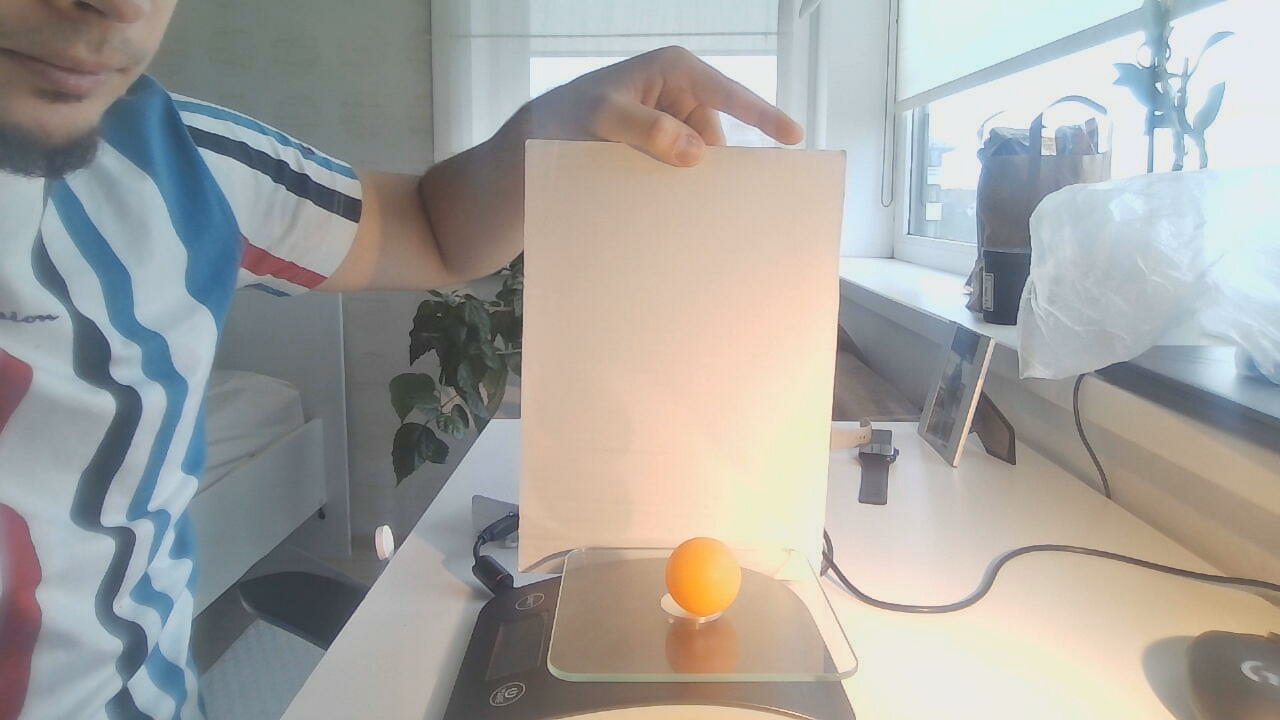
#> input picture Lab8/Task3/images_20261101_125703/frame_0000_1793530620.023005.png, 1280 x 720 px, found by its file name; its folder holds 4 pictures in this run
$ python undistort_images.py
#> lines starting #> are read from the running program, lines starting #| are printed output that depends on the picture
# Code snippets taken from:https://docs.opencv.org/4.x/dc/dbb/tutorial_py_calibration.html

import numpy as np
import cv2
import os

# CONSTANTS
# Calibration data you got from the calibration code
CALIBRATION_DATA =  "camera_calibration_data_20261101_153233_535717.npz"
# Folder containing the input images
IMAGE_FOLDER = r"data_dir\images_20261101_125703"
# Folder to save the undistorted images to
OUTPUT_FOLDER = r"data_dir\undistored_task3"


def undistort_image(img, camera_matrix, dist_coeffs):
    """Takes an image and calibration data as inputs and outputs an undistorted image"""
    # Impement this function using the documentation
    undistorted_img = cv2.undistort(img, camera_matrix, dist_coeffs, None, camera_matrix)
    return undistorted_img


def main():
    """Loads in the calibration data and runs undistortion on all images in the input directory"""

    # Make sure the output folder exists
    os.makedirs(OUTPUT_FOLDER, exist_ok=True)

    # Load the camera calibration data from the .npz file
    calibration_data = np.load(CALIBRATION_DATA)
#> (reads Lab8/Task4/camera_calibration_data_20261101_153233_535717.npz from the repository)

    # Extract the camera matrix and distortion coefficients
    camera_matrix = calibration_data["camera_matrix"]
    dist_coeffs = calibration_data["dist_coeffs"]

    print(f"Camera Matrix:\n{camera_matrix}")
    print(f"Distortion Coefficients:\n{dist_coeffs}")

    # Go through all image files in specified folder and convert them to undistorted images
    for filename in os.listdir(IMAGE_FOLDER):
        if filename.endswith((".png", ".jpg", ".jpeg")):

            # Get the path of the image and read it in
            img_path = os.path.join(IMAGE_FOLDER, filename)
            img = cv2.imread(img_path)
#> img is the input picture: shape (720, 1280, 3); mean B, G, R 159.9, 163.6, 164.7

            if img is not None:
                # Undistort the image and save it
                undistorted_img = undistort_image(img, camera_matrix, dist_coeffs)
#> in undistort_image, `undistorted_img = cv2.undistort(img, camera_matrix, dist_coeffs, None,..`:
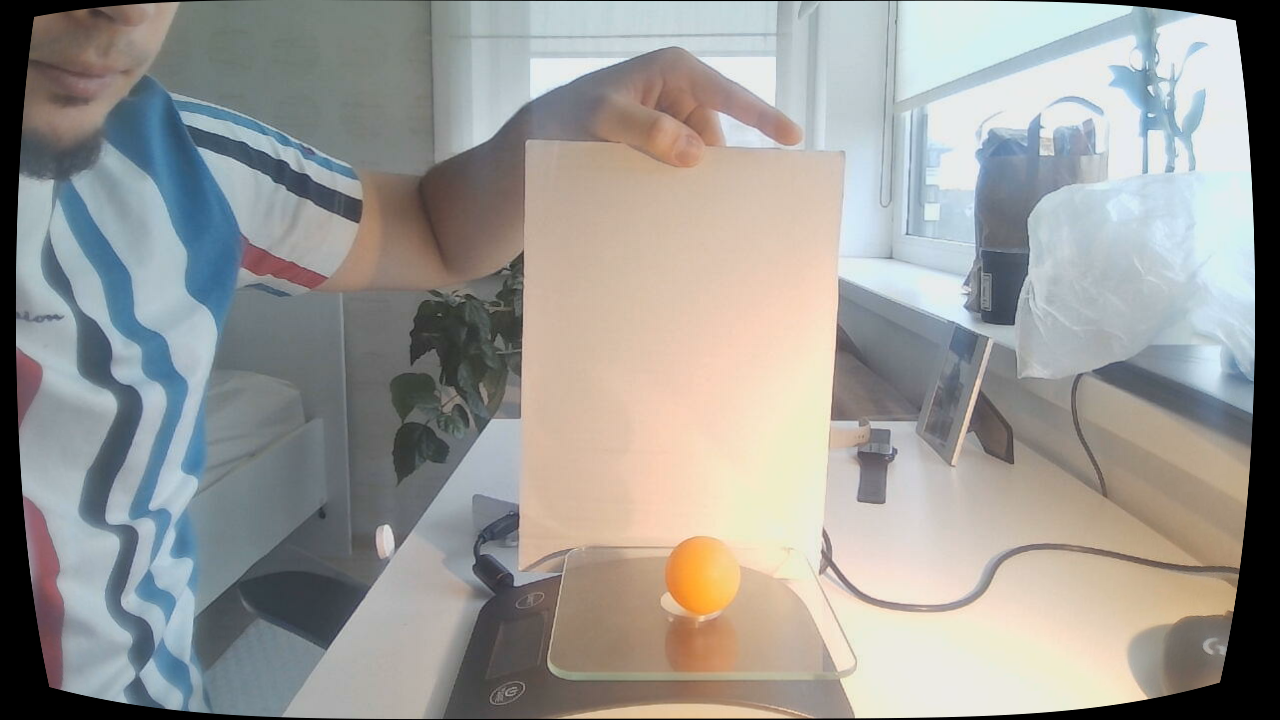
#> undistorted_img: shape (720, 1280, 3); mean B, G, R 150.2, 153.8, 154.9
                output_path = os.path.join(OUTPUT_FOLDER, f"undistorted_{filename}")
                cv2.imwrite(output_path, undistorted_img)
                print(f"Undistorted image saved: {output_path}")
#> pass 2 of the loop in main, `for filename in os.listdir(IMAGE_FOLDER):`:
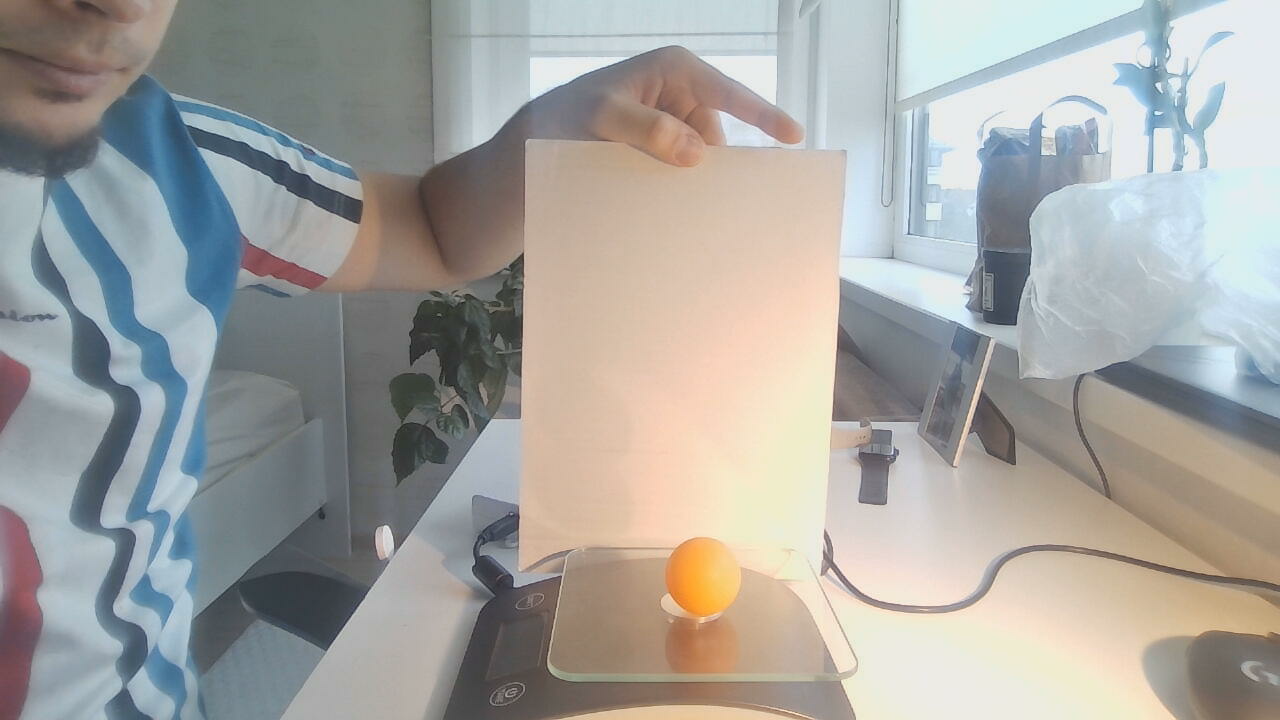
#> input picture Lab8/Task3/images_20261101_125703/frame_0001_1793530620.070883.png, 1280 x 720 px, found by its file name
#> in main, img is the input picture: shape (720, 1280, 3); mean B, G, R 159.9, 163.6, 164.7
#> in undistort_image (call 2), `undistorted_img = cv2.undistort(img, camera_matrix, dist_coeffs, None,..`:
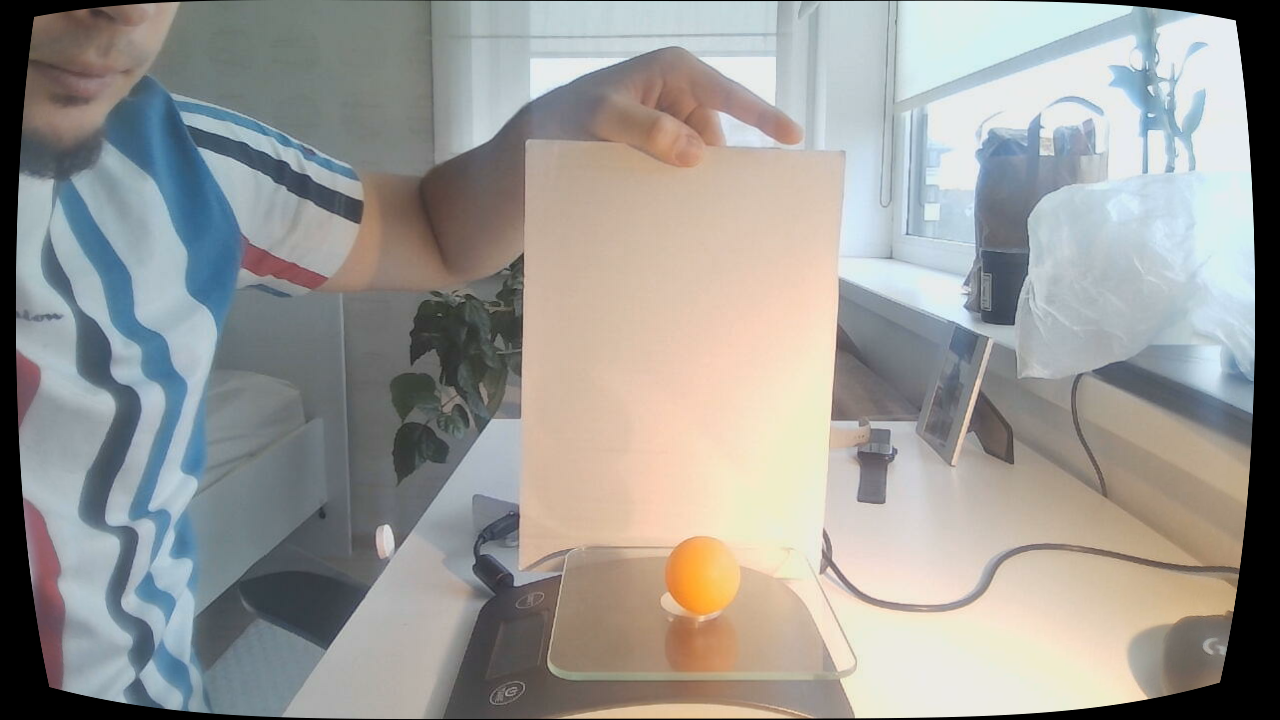
#> undistorted_img: shape (720, 1280, 3); mean B, G, R 150.2, 153.8, 154.9
#> pass 3 of the loop in main, `for filename in os.listdir(IMAGE_FOLDER):`:
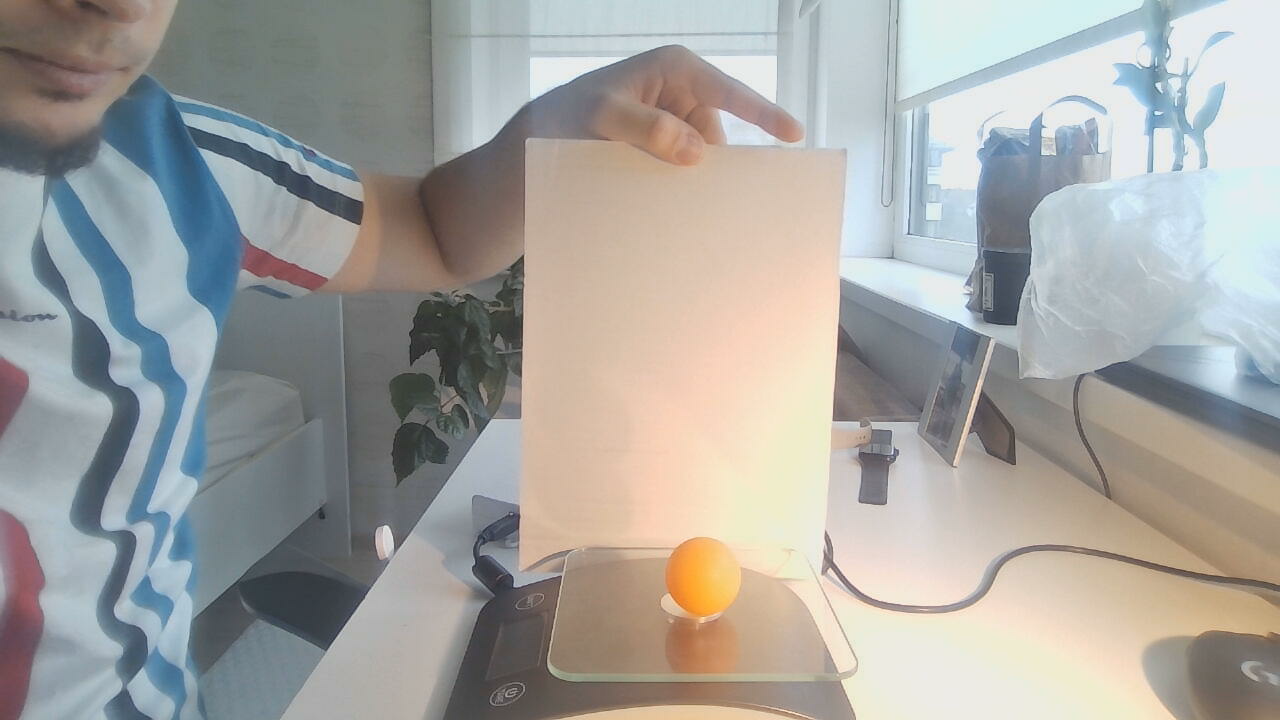
#> input picture Lab8/Task3/images_20261101_125703/frame_0002_1793530620.085995.png, 1280 x 720 px, found by its file name
#> in main, img is the input picture: shape (720, 1280, 3); mean B, G, R 159.9, 163.6, 164.7
#> in undistort_image (call 3), `undistorted_img = cv2.undistort(img, camera_matrix, dist_coeffs, None,..`:
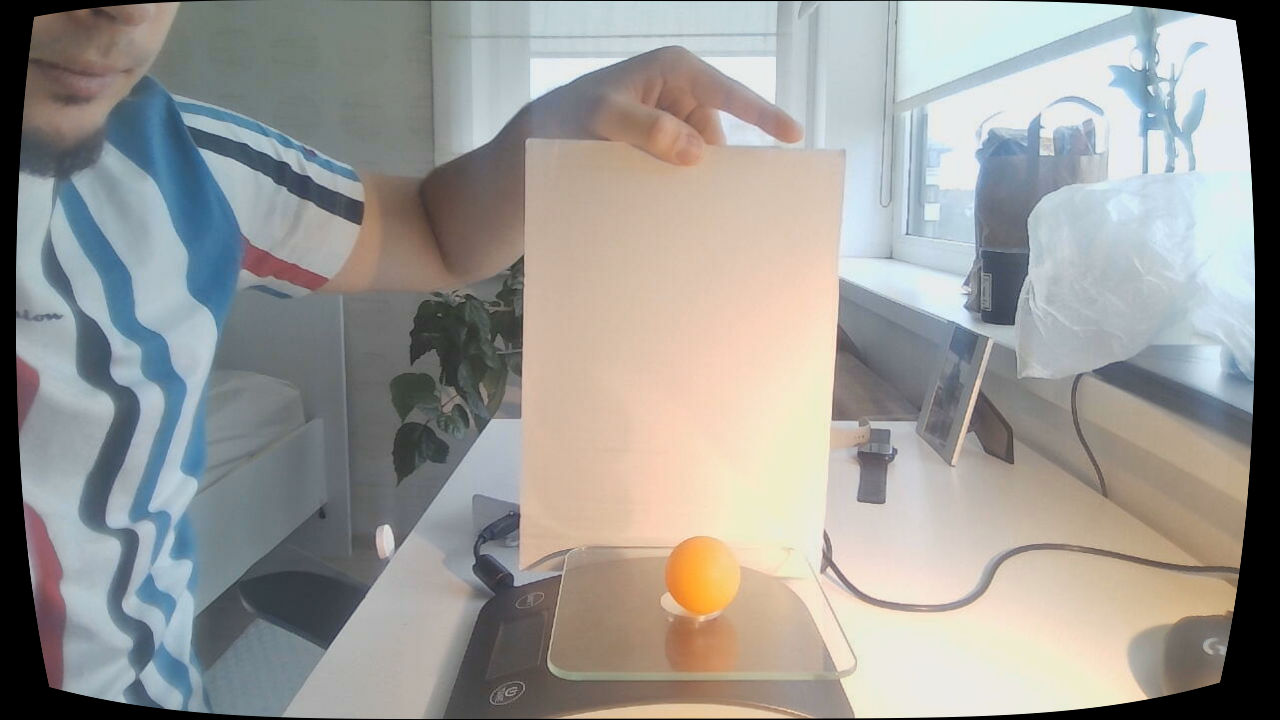
#> undistorted_img: shape (720, 1280, 3); mean B, G, R 150.3, 153.8, 154.9
#> the loop made 4 passes; the first 3 are shown


if __name__ == "__main__":
    main()
